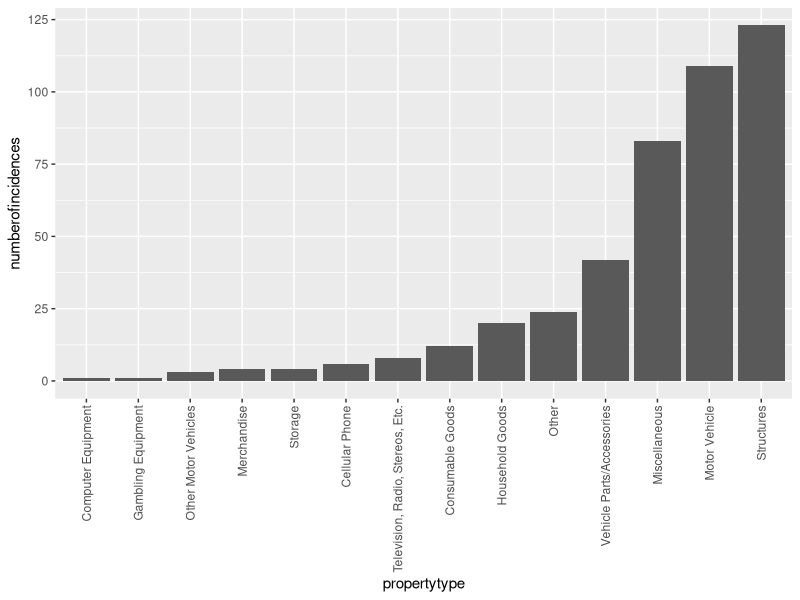
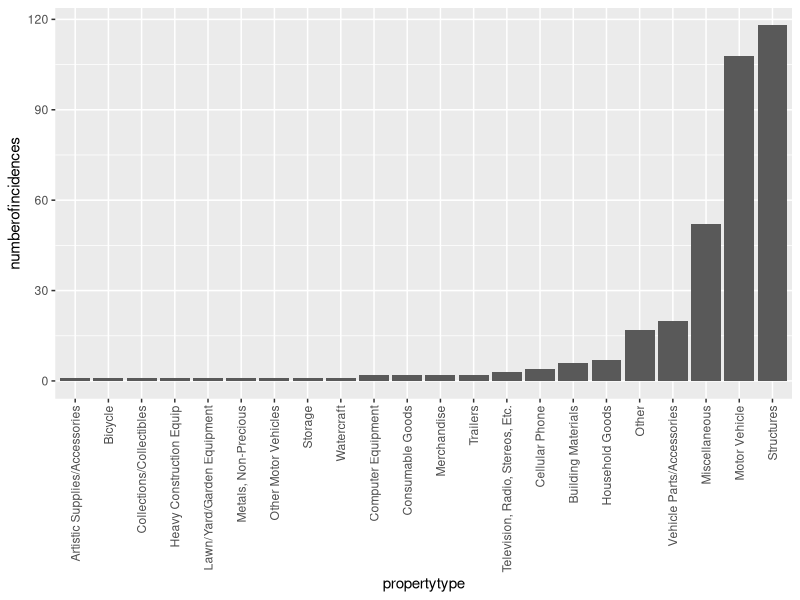
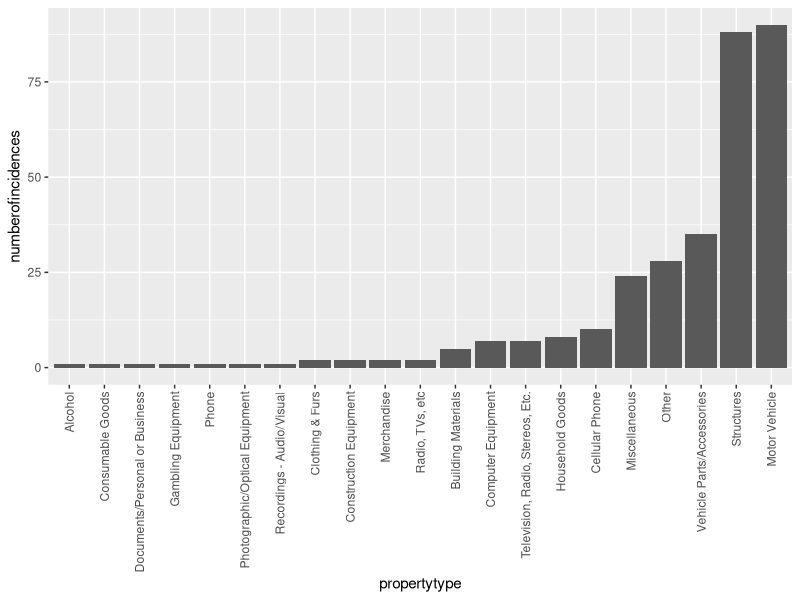
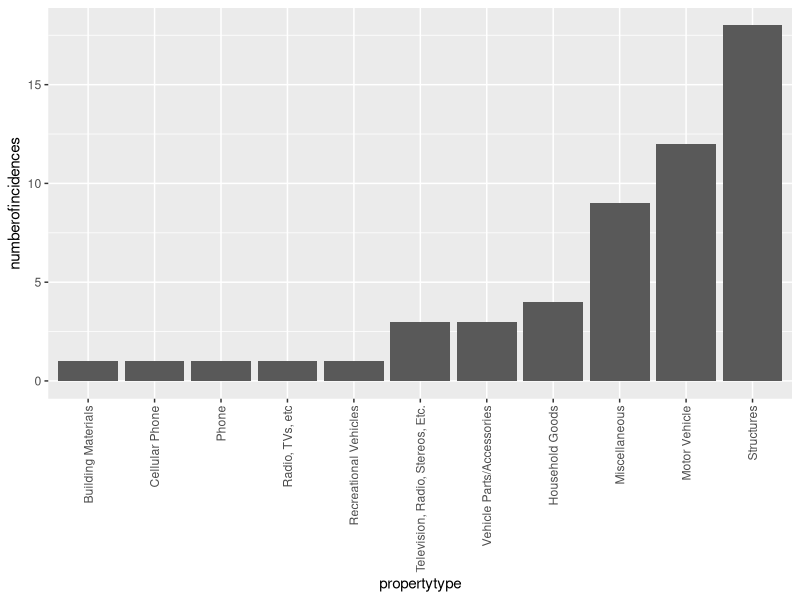
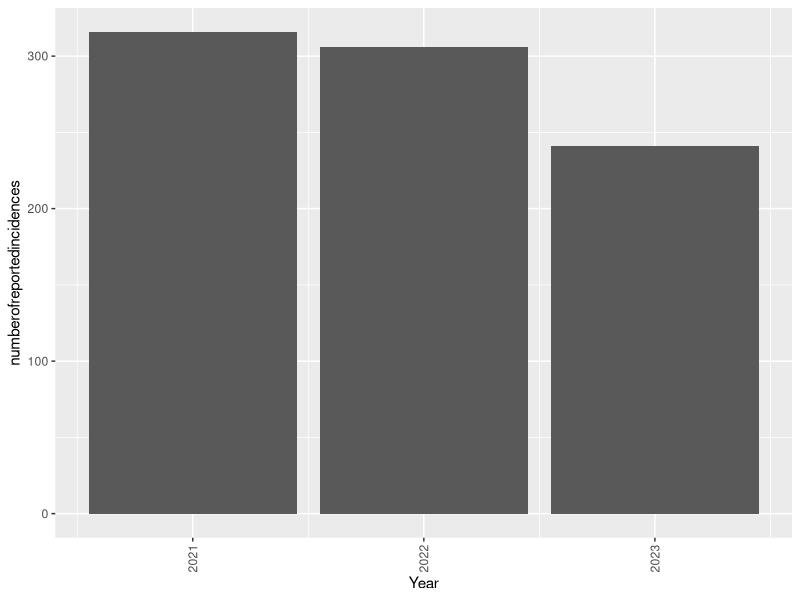
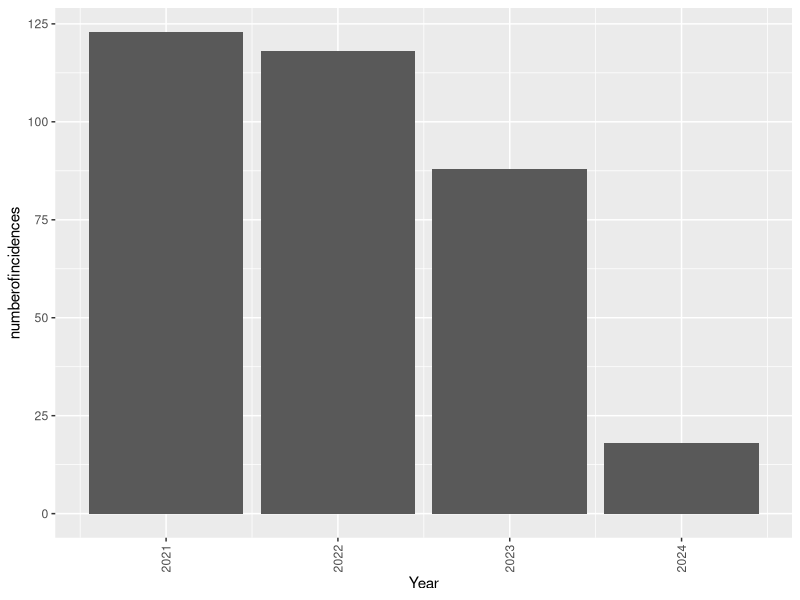
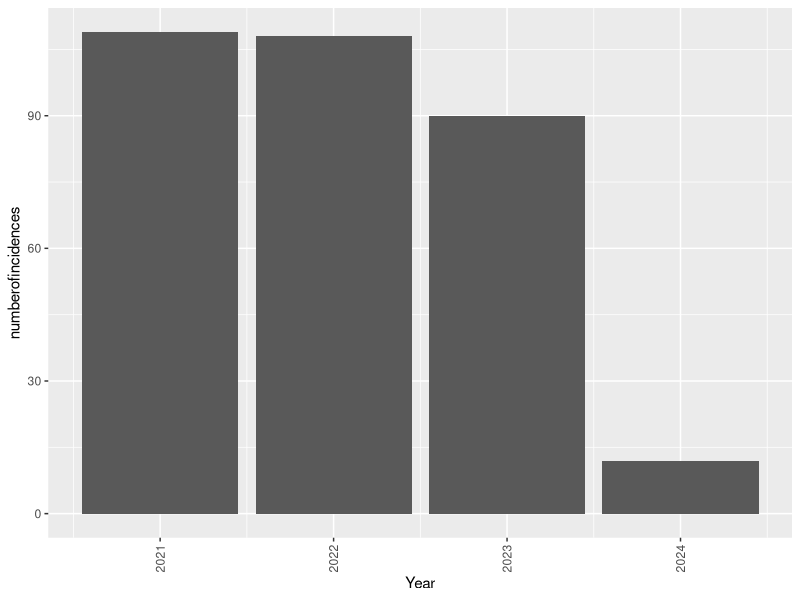
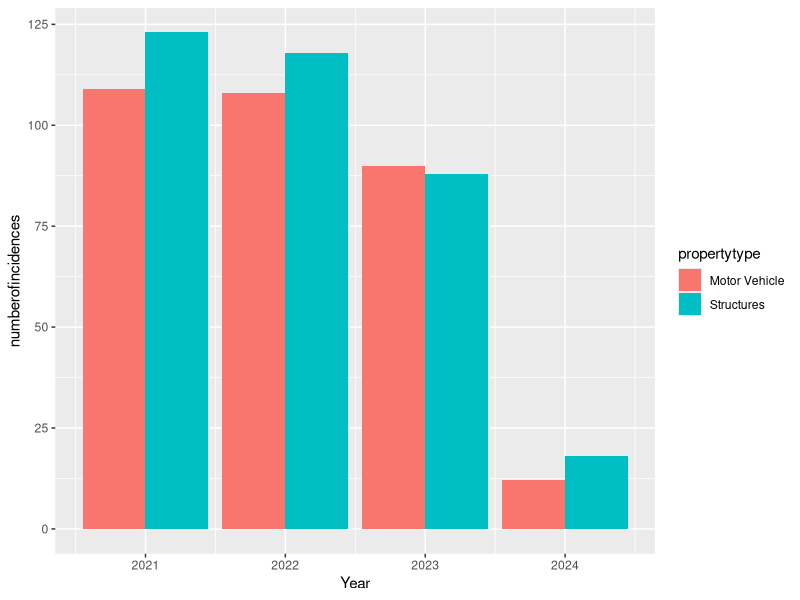

R code for these plots, in order:
## ---- chunk 1
library(tidyverse)
library(ggplot2)
library(dbplyr)
library(tidyr)
## ---- chunk 2
sedaliapropertydamage <- read.csv("data/sedaliapropertydamageedited.csv")
reportedincidents <- read.csv("data/reportedincidentssedalia.csv")
## ---- chunk 3
propertydamage2021 <- sedaliapropertydamage %>% 
  filter(Year == "2021")

propertydamage2022 <- sedaliapropertydamage %>% 
  filter(Year == "2022")

propertydamage2023 <- sedaliapropertydamage %>% 
  filter(Year == "2023")

propertydamage2024 <- sedaliapropertydamage %>% 
  filter(Year == "2024")
## ---- chunk 4
propertydamage2021 %>% 
mutate(propertytype = fct_reorder(propertytype, numberofincidences)) %>% 
ggplot(aes(x=propertytype,y=numberofincidences)) +
  geom_col() +
  theme(axis.text.x = element_text(angle = 90, vjust = 0.5, hjust=1))

propertydamage2022 %>% 
mutate(propertytype = fct_reorder(propertytype, numberofincidences)) %>% 
ggplot(aes(x=propertytype,y=numberofincidences)) +
  geom_col() +
  theme(axis.text.x = element_text(angle = 90, vjust = 0.5, hjust=1))

propertydamage2023 %>% 
mutate(propertytype = fct_reorder(propertytype, numberofincidences)) %>% 
ggplot(aes(x=propertytype,y=numberofincidences)) +
  geom_col() +
  theme(axis.text.x = element_text(angle = 90, vjust = 0.5, hjust=1))

propertydamage2024 %>% 
mutate(propertytype = fct_reorder(propertytype, numberofincidences)) %>% 
ggplot(aes(x=propertytype,y=numberofincidences)) +
  geom_col() +
  theme(axis.text.x = element_text(angle = 90, vjust = 0.5, hjust=1))
## ---- chunk 5
reportedincidents %>% 
  ggplot(aes(x=Year,y=numberofreportedincidences)) +
  geom_col() +
  theme(axis.text.x = element_text(angle = 90, vjust = 0.5, hjust=1))
## ---- chunk 6
structuredamage <- sedaliapropertydamage %>% 
  filter(propertytype == "Structures")

motorvehicledamage <- sedaliapropertydamage %>% 
  filter(propertytype == "Motor Vehicle")
## ---- chunk 7
structuredamage %>% 
 ggplot(aes(x=Year,y=numberofincidences)) +
  geom_col() +
  theme(axis.text.x = element_text(angle = 90, vjust = 0.5, hjust=1)) 

motorvehicledamage %>% 
   ggplot(aes(x=Year,y=numberofincidences)) +
  geom_col() +
  theme(axis.text.x = element_text(angle = 90, vjust = 0.5, hjust=1)) 
## ---- chunk 8

motorsandstructure <- sedaliapropertydamage %>%  c("Structures", "Motor Vehicle")

structureandmotor <- filter(sedaliapropertydamage, propertytype %in% motorsandstructure)

## ---- chunk 9
structureandmotor %>% 
 ggplot(aes(x=Year, y=numberofincidences, fill=propertytype)) +
  geom_bar(stat='identity', position='dodge')
